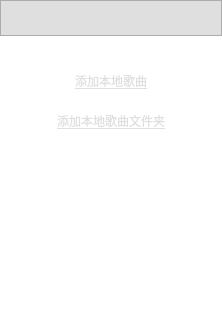
<?xml version="1.0" encoding="UTF-8"?>
<ui version="4.0">
 <class>NewListItem</class>
 <widget class="QWidget" name="NewListItem">
  <property name="geometry">
   <rect>
    <x>0</x>
    <y>0</y>
    <width>219</width>
    <height>309</height>
   </rect>
  </property>
  <property name="windowTitle">
   <string>Form</string>
  </property>
  <property name="styleSheet">
   <string notr="true">*
{
font: 400 13px &quot;微软雅黑&quot;;
background-color: transparent;
}</string>
  </property>
  <layout class="QVBoxLayout" name="verticalLayout">
   <property name="spacing">
    <number>0</number>
   </property>
   <property name="leftMargin">
    <number>0</number>
   </property>
   <property name="topMargin">
    <number>0</number>
   </property>
   <property name="rightMargin">
    <number>0</number>
   </property>
   <property name="bottomMargin">
    <number>0</number>
   </property>
   <item>
    <widget class="QFrame" name="frame_ltitle">
     <property name="minimumSize">
      <size>
       <width>0</width>
       <height>36</height>
      </size>
     </property>
     <property name="maximumSize">
      <size>
       <width>16777215</width>
       <height>36</height>
      </size>
     </property>
     <property name="styleSheet">
      <string notr="true">#frame_ltitle
{
background-color: rgb(223, 223, 223);
}


#frame_ltitle:hover
{
background-color: rgb(231, 231, 231);
}</string>
     </property>
     <property name="frameShape">
      <enum>QFrame::StyledPanel</enum>
     </property>
     <property name="frameShadow">
      <enum>QFrame::Raised</enum>
     </property>
     <layout class="QHBoxLayout" name="horizontalLayout_2">
      <property name="spacing">
       <number>0</number>
      </property>
      <property name="leftMargin">
       <number>0</number>
      </property>
      <property name="topMargin">
       <number>0</number>
      </property>
      <property name="rightMargin">
       <number>0</number>
      </property>
      <property name="bottomMargin">
       <number>0</number>
      </property>
      <item>
       <layout class="QHBoxLayout" name="horizontalLayout">
        <item>
         <widget class="QPushButton" name="pushButton_switch">
          <property name="minimumSize">
           <size>
            <width>30</width>
            <height>30</height>
           </size>
          </property>
          <property name="maximumSize">
           <size>
            <width>30</width>
            <height>30</height>
           </size>
          </property>
          <property name="styleSheet">
           <string notr="true">QPushButton
{
border: none;
image: url(:/images/player/player_itemlist_right.png);
}

QPushButton:checked
{
image: url(:/images/player/player_itemlist_bottom.png);
}</string>
          </property>
          <property name="text">
           <string/>
          </property>
         </widget>
        </item>
       </layout>
      </item>
      <item>
       <widget class="QStackedWidget" name="stackedWidget_listName">
        <property name="minimumSize">
         <size>
          <width>160</width>
          <height>34</height>
         </size>
        </property>
        <property name="maximumSize">
         <size>
          <width>16777215</width>
          <height>34</height>
         </size>
        </property>
        <property name="currentIndex">
         <number>0</number>
        </property>
        <widget class="QWidget" name="page_name1">
         <layout class="QHBoxLayout" name="horizontalLayout_5">
          <property name="spacing">
           <number>0</number>
          </property>
          <property name="leftMargin">
           <number>0</number>
          </property>
          <property name="topMargin">
           <number>0</number>
          </property>
          <property name="rightMargin">
           <number>0</number>
          </property>
          <property name="bottomMargin">
           <number>0</number>
          </property>
          <item>
           <widget class="QLabel" name="label_listName">
            <property name="minimumSize">
             <size>
              <width>160</width>
              <height>28</height>
             </size>
            </property>
            <property name="maximumSize">
             <size>
              <width>16777215</width>
              <height>28</height>
             </size>
            </property>
            <property name="text">
             <string/>
            </property>
           </widget>
          </item>
         </layout>
        </widget>
        <widget class="QWidget" name="page_name2">
         <layout class="QHBoxLayout" name="horizontalLayout_6">
          <property name="spacing">
           <number>0</number>
          </property>
          <property name="leftMargin">
           <number>0</number>
          </property>
          <property name="topMargin">
           <number>0</number>
          </property>
          <property name="rightMargin">
           <number>0</number>
          </property>
          <property name="bottomMargin">
           <number>0</number>
          </property>
          <item>
           <widget class="QLineEdit" name="lineEdit_listName">
            <property name="minimumSize">
             <size>
              <width>160</width>
              <height>28</height>
             </size>
            </property>
            <property name="maximumSize">
             <size>
              <width>16777215</width>
              <height>28</height>
             </size>
            </property>
            <property name="styleSheet">
             <string notr="true">QLineEdit
{
border: none;
border-radius: 5px;
}

QLineEdit:focus
{
border: 1px solid #0070d9;
}</string>
            </property>
           </widget>
          </item>
         </layout>
        </widget>
       </widget>
      </item>
      <item>
       <widget class="QPushButton" name="pushButton_rmenu">
        <property name="minimumSize">
         <size>
          <width>30</width>
          <height>30</height>
         </size>
        </property>
        <property name="maximumSize">
         <size>
          <width>30</width>
          <height>30</height>
         </size>
        </property>
        <property name="styleSheet">
         <string notr="true">QPushButton
{
border: none;
background: url(:/images/player/player_itemlist_rmenu.png) no-repeat no-repeat center center;
}</string>
        </property>
        <property name="text">
         <string/>
        </property>
       </widget>
      </item>
     </layout>
    </widget>
   </item>
   <item>
    <widget class="QStackedWidget" name="stackedWidget_content">
     <property name="currentIndex">
      <number>0</number>
     </property>
     <widget class="QWidget" name="page_black">
      <layout class="QVBoxLayout" name="verticalLayout_4">
       <property name="spacing">
        <number>0</number>
       </property>
       <property name="leftMargin">
        <number>0</number>
       </property>
       <property name="topMargin">
        <number>0</number>
       </property>
       <property name="rightMargin">
        <number>0</number>
       </property>
       <property name="bottomMargin">
        <number>0</number>
       </property>
       <item>
        <layout class="QHBoxLayout" name="horizontalLayout_3">
         <item>
          <spacer name="horizontalSpacer_2">
           <property name="orientation">
            <enum>Qt::Horizontal</enum>
           </property>
           <property name="sizeHint" stdset="0">
            <size>
             <width>40</width>
             <height>20</height>
            </size>
           </property>
          </spacer>
         </item>
         <item>
          <layout class="QVBoxLayout" name="verticalLayout_3">
           <item>
            <spacer name="verticalSpacer_2">
             <property name="orientation">
              <enum>Qt::Vertical</enum>
             </property>
             <property name="sizeType">
              <enum>QSizePolicy::Fixed</enum>
             </property>
             <property name="sizeHint" stdset="0">
              <size>
               <width>20</width>
               <height>10</height>
              </size>
             </property>
            </spacer>
           </item>
           <item>
            <widget class="QFrame" name="frame_select">
             <property name="minimumSize">
              <size>
               <width>170</width>
               <height>110</height>
              </size>
             </property>
             <property name="maximumSize">
              <size>
               <width>170</width>
               <height>110</height>
              </size>
             </property>
             <property name="frameShape">
              <enum>QFrame::StyledPanel</enum>
             </property>
             <property name="frameShadow">
              <enum>QFrame::Raised</enum>
             </property>
             <layout class="QVBoxLayout" name="verticalLayout_2">
              <property name="spacing">
               <number>0</number>
              </property>
              <item>
               <widget class="QPushButton" name="pushButton_add_local">
                <property name="minimumSize">
                 <size>
                  <width>150</width>
                  <height>30</height>
                 </size>
                </property>
                <property name="maximumSize">
                 <size>
                  <width>150</width>
                  <height>30</height>
                 </size>
                </property>
                <property name="styleSheet">
                 <string notr="true">QPushButton
{
border: none;
color: rgb(223, 223, 223);
text-decoration: underline;
}</string>
                </property>
                <property name="text">
                 <string>添加本地歌曲</string>
                </property>
               </widget>
              </item>
              <item>
               <widget class="QPushButton" name="pushButton_add_directory">
                <property name="minimumSize">
                 <size>
                  <width>150</width>
                  <height>30</height>
                 </size>
                </property>
                <property name="maximumSize">
                 <size>
                  <width>150</width>
                  <height>30</height>
                 </size>
                </property>
                <property name="styleSheet">
                 <string notr="true">QPushButton
{
border: none;
color: rgb(223, 223, 223);
text-decoration: underline;
}</string>
                </property>
                <property name="text">
                 <string>添加本地歌曲文件夹</string>
                </property>
               </widget>
              </item>
             </layout>
            </widget>
           </item>
           <item>
            <spacer name="verticalSpacer">
             <property name="orientation">
              <enum>Qt::Vertical</enum>
             </property>
             <property name="sizeHint" stdset="0">
              <size>
               <width>20</width>
               <height>40</height>
              </size>
             </property>
            </spacer>
           </item>
          </layout>
         </item>
         <item>
          <spacer name="horizontalSpacer_3">
           <property name="orientation">
            <enum>Qt::Horizontal</enum>
           </property>
           <property name="sizeHint" stdset="0">
            <size>
             <width>40</width>
             <height>20</height>
            </size>
           </property>
          </spacer>
         </item>
        </layout>
       </item>
      </layout>
     </widget>
     <widget class="QWidget" name="page_content">
      <layout class="QHBoxLayout" name="horizontalLayout_4">
       <property name="spacing">
        <number>0</number>
       </property>
       <property name="leftMargin">
        <number>0</number>
       </property>
       <property name="topMargin">
        <number>0</number>
       </property>
       <property name="rightMargin">
        <number>0</number>
       </property>
       <property name="bottomMargin">
        <number>0</number>
       </property>
       <item>
        <widget class="QListWidget" name="listWidget_songerlist">
         <property name="styleSheet">
          <string notr="true">/*
QListWidget
{

}

QListWidget::item
{
color: transparent;

}

QListWidget::item:hover
{
background-color: rgba(205, 205, 205,0.3);
}

QListWidget::item:checked
{
background-color: rgba(205, 205, 205,0.0);
}
*/</string>
         </property>
        </widget>
       </item>
      </layout>
     </widget>
    </widget>
   </item>
  </layout>
 </widget>
 <resources/>
 <connections/>
</ui>
